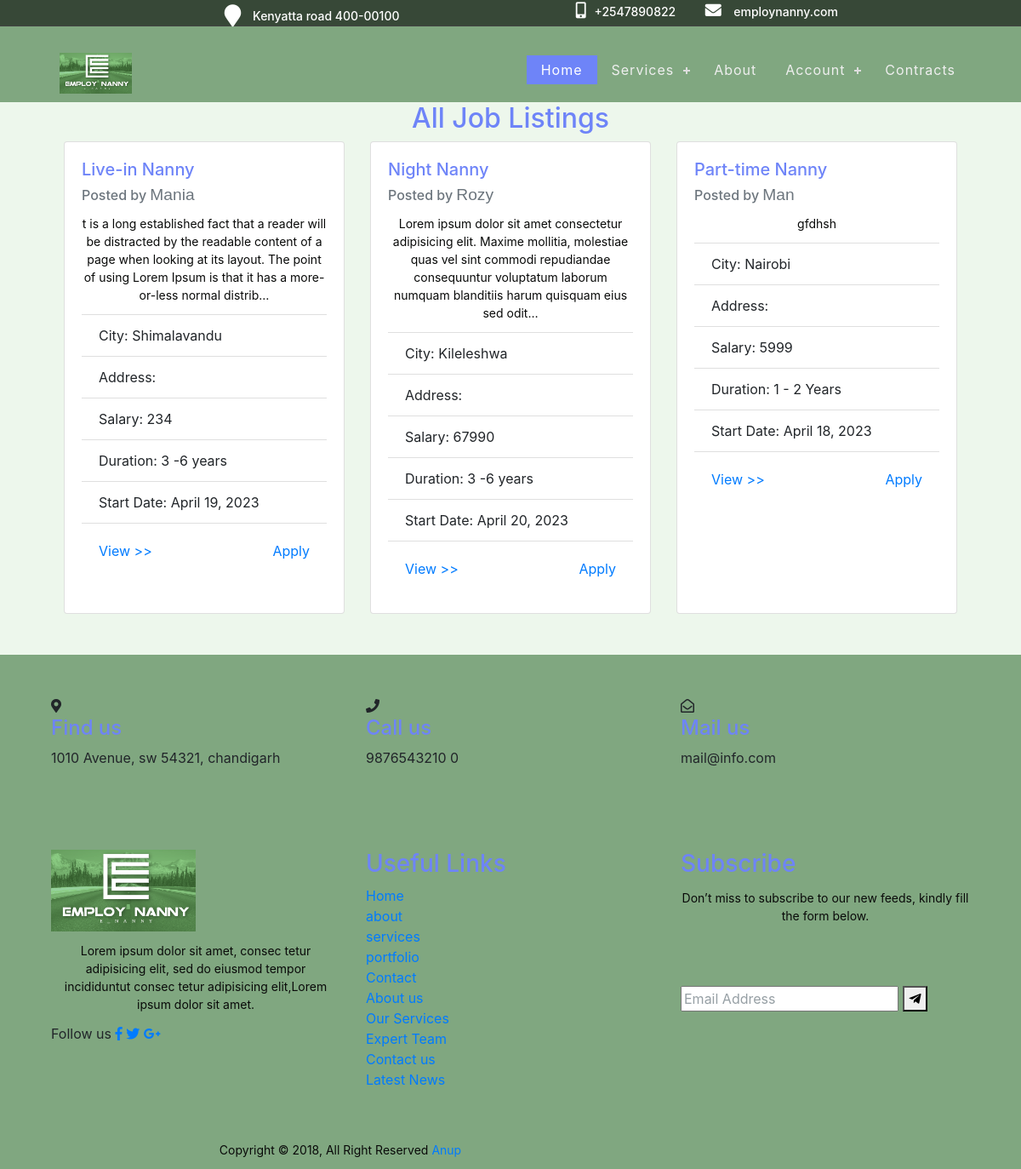
Page /job_listing on the committed database.
### jobapp/models.py (models this page shows, shortened)
class jobModel(models.Model):
    employer = models.ForeignKey(User, on_delete=models.CASCADE)
    category = models.CharField(max_length=100, choices=CATEGORIES)
    city = models.CharField(max_length=100)
    addresss = models.CharField(max_length=100)
    salary = models.CharField(max_length=100)
    language = models.CharField(max_length=100)
    nanny_age = models.CharField(max_length=100, choices=AGE_GROUP_CHOICES)
    hours_per_day = models.IntegerField(default=2)
    start_date = models.DateField()
    years_of_experience = models.IntegerField(default=0)
    duration = models.CharField(max_length=100, choices=CONTRACT_DURATION)
    date_posted = models.DateTimeField(auto_now_add=True)
    job_description = models.TextField(blank=True)

### jobapp/views.py (the view)
# urls.py: path('job_listing', views.job_listings, name="job_listing"),
def job_listings(request):
    jobs = jobModel.objects.all().order_by('-date_posted')
    context = {'jobs': jobs}
    return render(request, 'jobapp/joblistings.html', context)

### jobapp/templates/jobapp/joblistings.html (shortened to what this page needs)
{% extends 'jobapp/base.html' %}
{% block content %}
  <h2 class="text-center">All Job Listings</h2>
  <div class="container" style="max-width: 90%">
    <div class="row justify-content-center mb-4 px-6">
      {% for job in jobs %}
        <div class="col-md-4 mb-4">
          <div class="card h-100">
            <div class="card-body">
              <h5 class="card-title">{{ job.category }}</h5>
              <h6 class="card-subtitle mb-2 text-muted">Posted by <span class="employer">{{ job.employer.username }}</span></h6>
              <p class="card-text">{{ job.job_description|truncatechars:200 }}</p>
              <ul class="list-group list-group-flush">
                <li class="list-group-item">City: {{ job.city }}</li>
                <li class="list-group-item">Address: {{ job.address }}</li>
                <li class="list-group-item">Salary: {{ job.salary }}</li>
                <li class="list-group-item">Duration: {{ job.duration }}</li>
                <li class="list-group-item">Start Date: {{ job.start_date }}</li>
              </ul>
              <div class="card-body d-flex justify-content-between align-items-end">
                <a href="{% url 'job_detail' job_id=job.pk %}" class="card-link float-left">View >></a>
                <a href="#" class="card-link ml-auto">Apply</a>
              </div>
            </div>
          </div>
        </div>
        {% if forloop.counter|divisibleby:3 %}
          </div><div class="row justify-content-center">
        {% endif %}
      {% endfor %}
    </div>
  </div>
{% endblock %}

### static/css/registration.css (style rules this page uses)
::placeholder { color: #969fa4; }
p { text-align: center; font-size: 14px; color: #090a09; margin: 12px 0; }

### static/css/header.css (style rules this page uses)
h1, h2, h3, h4, h5, h6 { color: rgb(110, 132, 248); }
a, a:hover, a:focus, a:active { text-decoration: none; outline: none; }
body { background-color: rgb(237, 247, 236); }
ul { margin: 0; padding: 0; list-style: none; }

### static/css/nannyDetails.css (style rules this page uses)
.container { margin-right: auto; margin-left: auto; max-width: 800px; }
.row { display: flex; flex-wrap: wrap; }

### jobapp/templates/jobapp/joblistings.html (style rules this page uses)
.employer { font-size: 1.2rem; font-family: Arial, sans-serif; text-transform: capitalize; }

### rows in the picture
jobModel: category "Live-in Nanny", employer.username "Mania", job_description "t is a long established fact that a reader will be distracted by the readable content of a page when looking at its layout. The point of using Lorem Ipsum is that it has a more-or-less normal distrib…", city "Shimalavandu", salary "234", duration "3 -6 years", start_date "April 19, 2023"
jobModel: category "Night Nanny", employer.username "Rozy", job_description "Lorem ipsum dolor sit amet consectetur adipisicing elit. Maxime mollitia, molestiae quas vel sint commodi repudiandae consequuntur voluptatum laborum numquam blanditiis harum quisquam eius sed odit…", city "Kileleshwa", salary "67990", duration "3 -6 years", start_date "April 20, 2023"
jobModel: category "Part-time Nanny", employer.username "Man", job_description "gfdhsh", city "Nairobi", salary "5999", duration "1 - 2 Years", start_date "April 18, 2023"
